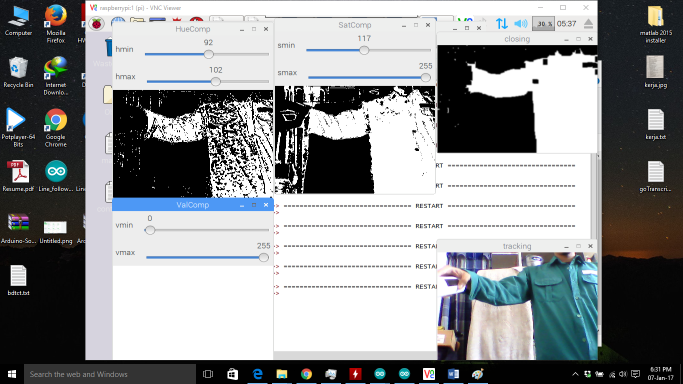
#> input picture (Arduino code) Motor control and Arduimote integration/camera tracking test.png, 1366 x 768 px, given in place of the camera (shown at 1/2 size)
$ python main.py
#> lines starting #> are read from the running program, lines starting #| are printed output that depends on the picture; after the words box and inside, x2 and y2 are one past the last pixel; in counts of white or black regions, pixels touching at a corner belong together
import cv2
import cv2.cv as cv
import numpy as np
import serial
import struct
import time
time.sleep(1)

#initializing serial port: use /dev/tty/ACM1 @ /dev/tty/ACM0 @ /dev/ttyUSB0 @ /dev/ttyUSB1
arduino = serial.Serial('/dev/ttyACM0', 115200,
                        parity=serial.PARITY_NONE,
                        stopbits=serial.STOPBITS_ONE,
                        bytesize=serial.EIGHTBITS,
                        timeout = 1)


kernel = np.ones((5,5),np.uint8)

# Take input from webcam
cap = cv2.VideoCapture(-1)

# Reduce the size of video to 320x240 so rpi can process faster
cap.set(3,320)
cap.set(4,240)


def nothing(x):
    pass
# Creating a windows for later use
cv2.namedWindow('HueComp')
cv2.namedWindow('SatComp')
cv2.namedWindow('ValComp')
cv2.namedWindow('closing')
cv2.namedWindow('tracking')


# Creating track bar for min and max for hue, saturation and value
# You can adjust the defaults as you like
cv2.createTrackbar('hmin', 'HueComp',80,255,nothing)
cv2.createTrackbar('hmax', 'HueComp',106,255,nothing)

cv2.createTrackbar('smin', 'SatComp',85,255,nothing)
cv2.createTrackbar('smax', 'SatComp',1931,255,nothing)

cv2.createTrackbar('vmin', 'ValComp',162,255,nothing)
cv2.createTrackbar('vmax', 'ValComp',255,255,nothing)

# [7 lines of commented-out code are left out]


while(1):

    buzz = 0
    _, frame = cap.read()
#> frame is the input picture: shape (768, 1366, 3); mean B, G, R 147.7, 146.1, 143.8

    #converting to HSV
    hsv = cv2.cvtColor(frame,cv2.COLOR_BGR2HSV)
#> hsv: shape (768, 1366, 3); mean H, S, V 26.6, 23.7, 150.8
    hue,sat,val = cv2.split(hsv)
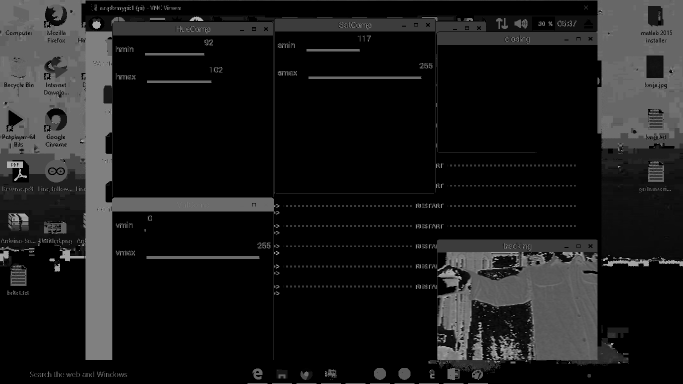
#> hue: shape (768, 1366) (shown at 1/2 size); min 0, max 179, mean 26.6
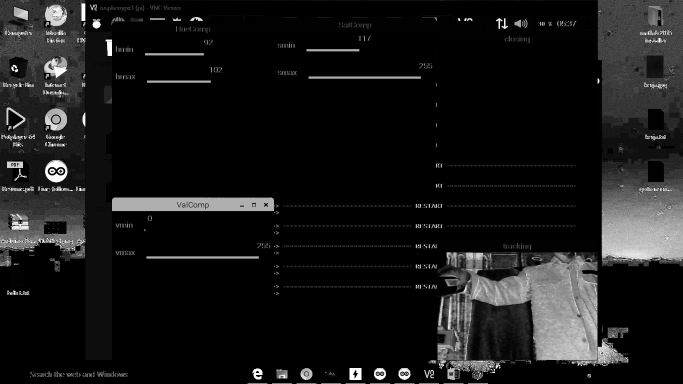
#> sat: shape (768, 1366) (shown at 1/2 size); min 0, max 255, mean 23.7
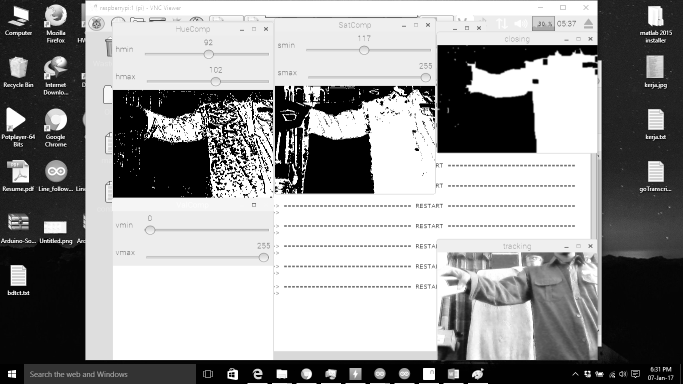
#> val: shape (768, 1366) (shown at 1/2 size); min 0, max 255, mean 150.8

    # get info from track bar and appy to result
    hmn = cv2.getTrackbarPos('hmin','HueComp')
    hmx = cv2.getTrackbarPos('hmax','HueComp')


    smn = cv2.getTrackbarPos('smin','SatComp')
    smx = cv2.getTrackbarPos('smax','SatComp')


    vmn = cv2.getTrackbarPos('vmin','ValComp')
    vmx = cv2.getTrackbarPos('vmax','ValComp')

    # Apply thresholding
    hthresh = cv2.inRange(np.array(hue),np.array(hmn),np.array(hmx))
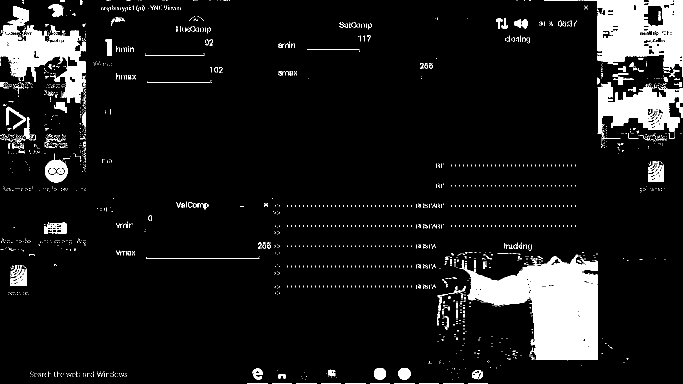
#> hthresh: shape (768, 1366) (shown at 1/2 size); 8.7% white; 2081 white regions (1964 under 20 px), largest, box (x1, y1, x2, y2) and area: (919, 509, 1195, 721) 31304, (1167, 0, 1366, 154) 17597, (0, 12, 171, 205) 13227
    #hthresh = cv2.GaussianBlur(hthresh,(5,5),0)
    #hthresh = cv2.morphologyEx(hthresh, cv2.MORPH_OPEN, kernel)
    sthresh = cv2.inRange(np.array(sat),np.array(smn),np.array(smx))
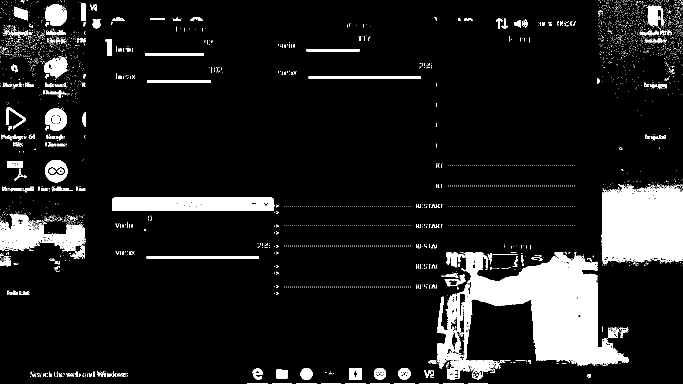
#> sthresh: shape (768, 1366) (shown at 1/2 size); 10.5% white; 3448 white regions (3267 under 20 px), largest, box (x1, y1, x2, y2) and area: (875, 505, 1195, 737) 38713, (1203, 368, 1366, 529) 22836, (224, 395, 550, 422) 8474
    vthresh = cv2.inRange(np.array(val),np.array(vmn),np.array(vmx))
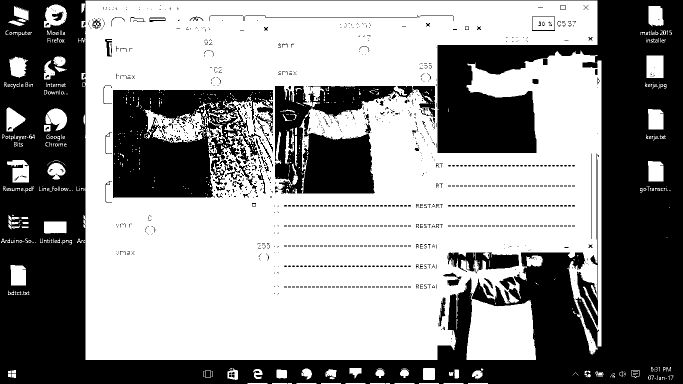
#> vthresh: shape (768, 1366) (shown at 1/2 size); 57% white; 1363 black regions (1240 under 20 px), largest, box (x1, y1, x2, y2) and area: (0, 0, 1366, 768) 352288, (226, 180, 546, 396) 44462, (550, 172, 870, 387) 33340

    # AND h s and v
    tracking = cv2.bitwise_and(hthresh,cv2.bitwise_and(sthresh,vthresh))
#> tracking: shape (768, 1366); 1.1% white; 738 white regions (687 under 20 px), largest, box (x1, y1, x2, y2) and area: (1137, 522, 1195, 710) 3162, (931, 538, 1038, 607) 1942, (28, 13, 56, 40) 499

    # Some morpholigical filtering
    dilation = cv2.dilate(tracking,kernel,iterations = 1)
#> dilation: shape (768, 1366); 3.5% white; 223 white regions, largest, box (x1, y1, x2, y2) and area: (1135, 516, 1197, 712) 5681, (929, 532, 1056, 611) 4866, (92, 319, 133, 361) 1343
    closing = cv2.morphologyEx(dilation, cv2.MORPH_CLOSE, kernel)
#> closing: shape (768, 1366); 3.8% white; 143 white regions, largest, box (x1, y1, x2, y2) and area: (1135, 509, 1197, 712) 6730, (929, 526, 1056, 611) 5247, (92, 319, 133, 361) 1358
    closing = cv2.GaussianBlur(closing,(5,5),0)
    closing = cv2.erode(closing,kernel,iterations = 1)
    #closing = cv2.morphologyEx(closing, cv2.MORPH_OPEN, kernel)

    gray = closing
    ret,gray = cv2.threshold(gray,127,255,0)
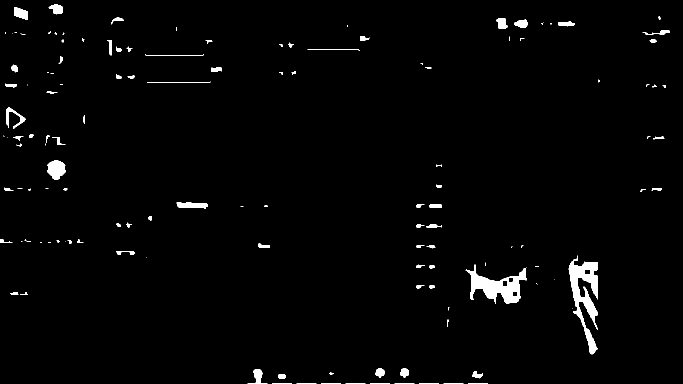
#> gray: shape (768, 1366) (shown at 1/2 size); 1.8% white; 134 white regions (46 under 20 px)
    gray2 = gray.copy()
    mask = np.zeros(gray.shape,np.uint8)

    contours, hier = cv2.findContours(gray,cv2.RETR_LIST,cv2.CHAIN_APPROX_SIMPLE)
#> contours = 138 contours, 67 with area under 20; largest, box (x1, y1, x2, y2) and area: (1137, 511, 1195, 709) 4292, (931, 529, 1053, 608) 3912, (95, 321, 131, 359) 978, (353, 404, 416, 418) 512, (28, 14, 56, 40) 454

    for cnt in contours:
        minArea = 4000 #minimum contour size to be detected
        maxArea = 50000 #maximum contour size to be detected

        if minArea<cv2.contourArea(cnt)<maxArea:
            #draw rectangle around contour
            x,y,w,h = cv2.boundingRect(cnt)
            #draw curve around bounded contour
            cv2.rectangle(frame,(x,y),(x+w,y+h),(255,0,0),2)
            cv2.drawContours(frame,[cnt],0,(0,255,0),2)
            #cv2.drawContours(mask,[cnt],0,255,-1)
            #calculate contour area and rectangle position
            area = cv2.contourArea(cnt)
            M = cv2.moments(cnt)
            x = int(M['m10']/M['m00']) #x axis position

            speedy = 1-(2*(area-minArea)/(maxArea-minArea))
            #sending y direction speed to arduino
            speedy = int(float(speedy*1024))
            y = speedy

            #speedy = str(speedy)
            #arduino.write(speedy)
            #print(y)
            '''
            if area==0:
                arduino.write('m')
            if 0 < x < 140  or 180 < x < 320:
                if x<=140:
                    arduino.write('i')
                elif x>=180:
                    arduino,write('k')
            elif  140 <= x <= 180:
                if 0 < y <100:
                    arduino.write('s')
                elif 100 <= y < 600:
                    arduino.write('a')
                elif 600 <= y < 1024:
                    arduino.write('b')
                elif -300 <= y < 0:
                    arduino.write('e')
                elif -1024 <= y < -300:
                    arduino.write('f')

            '''
            if area==0:
                arduino.write('m')
            #pointing left and right command
            if 350 <= y <1024 or y <= 300:
                if 140 <= x < 180:
                    if 350 <= y < 600:
                        arduino.write("a"*400)
                    elif 600 <= y < 1024:
                        arduino.write("b"*400)
                    elif 0 <= y <=250:
                        arduino.write("e" *400)
                    elif -1024 <= y < 0:
                        arduino.write("f" *400)
                    '''arduino.write('s')'''
                elif 180 <= x < 250:
                   arduino.write("k" *250)
                elif 250 <= x < 320:
                    arduino.write("l" *250)
                elif 60 <= x < 140:
                    arduino.write("i"*250)
                elif 0 <= x < 60:
                    arduino.write("j"*250)
             #moving forward ,backward and strafe command
            elif x>180 or x<140:
                if 300 < y < 350:
                    if 140 <= x < 180:
                        arduino.write("s"*100)
                    elif 180 <= x < 250:
                        arduino.write("c"*100)
                    elif 250 <= x < 320:
                        arduino.write("d"*100)
                    elif 60 <= x < 140:
                        arduino.write("g"*100)
                    elif 0 <= x < 60:
                        arduino.write("h"*100)
                        '''
                elif 350 <= y < 600:
                    arduino.write('a')
                elif 600 <= y < 1024:
                    arduino.write('b')
                elif 0 <= y <=250:
                    arduino.write('e')
                elif -1024 <= y < 0:
                    arduino.write('f')
                    '''
#> this loop made 138 passes


    #Show the result in frames
    cv2.imshow('HueComp',hthresh)
    cv2.imshow('SatComp',sthresh)
    cv2.imshow('ValComp',vthresh)
    cv2.imshow('closing',closing)
    cv2.imshow('tracking',frame)

    k = cv2.waitKey(5) & 0xFF
#> (key Esc is pressed here)
    if k == 27:
        break

cap.release()

cv2.destroyAllWindows()
